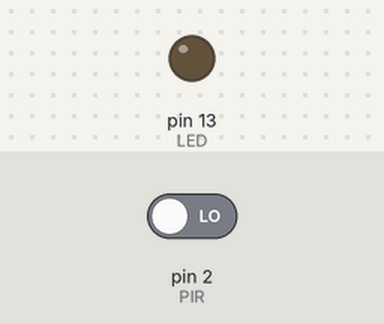
The sketch below on a simulated Arduino Uno, built with avr-gcc and run on an emulated ATmega328P. On the bench: output pins drawn as LEDs (lit = HIGH). Inputs (shaded band) come from the test bench; at power-on: pin 2 (PIR) LOW.

Above: at 1.2 s.
1.3 s: pin 2 (PIR) driven HIGH
At 2.0 s:
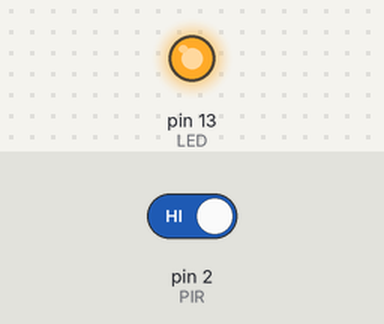
2.8 s: pin 2 (PIR) driven LOW
At 3.2 s:
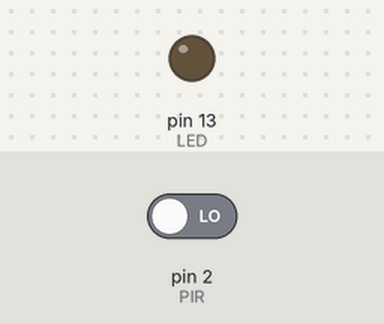
Timing chart, 0 to 5.8 s (numbered marks = the images above; inputs shaded):
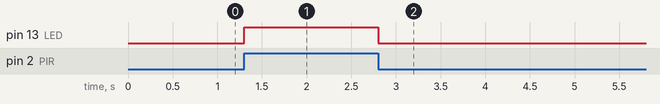

Measured:
- after the input at 1.3 s, pin 13 (LED): LOW → HIGH at once
- after the input at 2.8 s, pin 13 (LED): HIGH → LOW at once

The sketch:

motion_captor.ino
```cpp
#define PIR 2
#define LED 13

void setup() {
  pinMode(PIR, INPUT);
  pinMode(LED, OUTPUT);
}

void loop() {
   int pirVal = digitalRead(PIR);

   if (pirVal == HIGH) {
      digitalWrite(LED, HIGH);
      Serial.println("HIGH");
   }

   else {
      digitalWrite(LED,LOW);
      Serial.println("LOW");
   }

}
```
